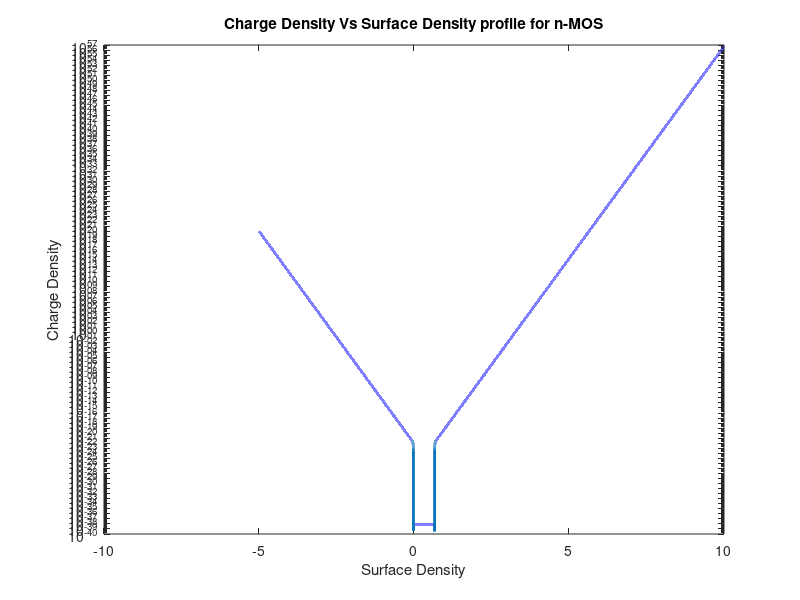

The MATLAB script that drew this image:
k=8.6*10^(-5);
t=300;
Ersi=11.8;
Esi=Ersi*8.854*10^(-14);
na=4*10^15;
no=5.25*10^4;
po=4*10^15;
l=1;

fs=-5:0.0001:10;

LD=(((k*t)/(1.6*10^(-19)*l))-(Esi/na))^(1/2);

for i=1:length(fs)
    E(i)=(2^(1/2)*(k*t)/(LD*l))*(((exp(-l*fs(i)/(k*t))+l*fs(i)/(k*t))-1+(no/po)*exp(l*fs(i)/(k*t))-l*fs(i)/(k*t))-1)^(1/2);
    Qs(i)=Esi*E(i);
end

semilogy(fs,Qs,'Linewidth',2);
xlabel('Surface Density');
ylabel('Charge Density');
title('Charge Density Vs Surface Density profile for n-MOS');